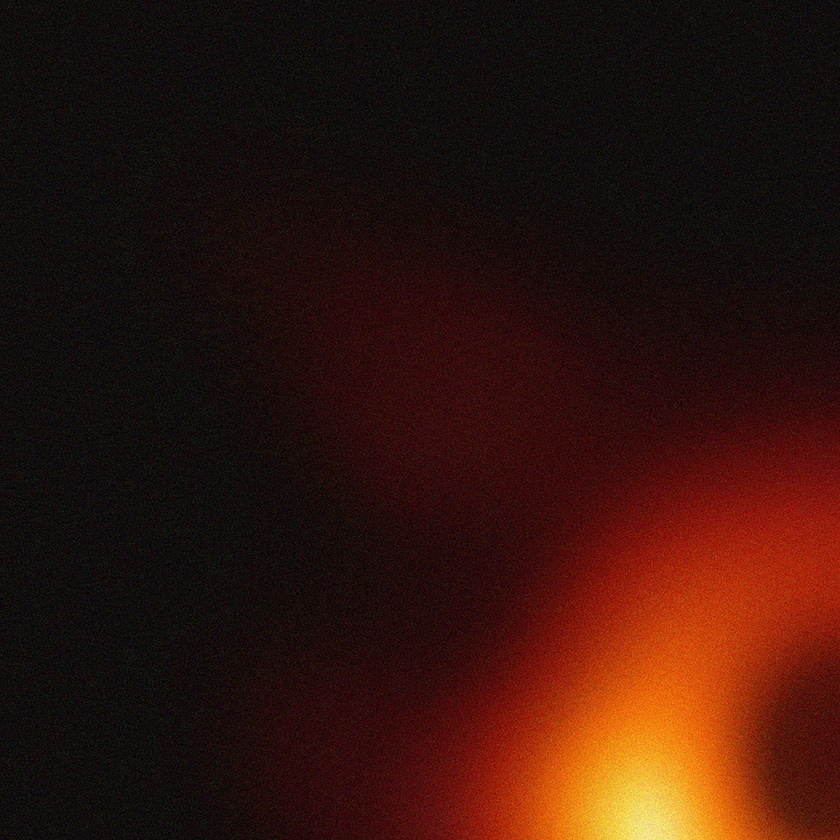
#> input picture Fourth OpenCV Python Codes/black_hole/1/1.jpg, 840 x 840 px, shrunk from 1000 x 1000 before the run; the run also reads 4 pictures not shown here
$ python 2-Block-Hole.py
#> lines starting #> are read from the running program, lines starting #| are printed output that depends on the picture
import numpy as np
import cv2

q_1_1=cv2.imread("black_hole/1/1.jpg").astype(np.float32)
q_1_2=cv2.imread("black_hole/1/2.jpg").astype(np.float32)
q_1_3=cv2.imread("black_hole/1/3.jpg").astype(np.float32)
q_1_4=cv2.imread("black_hole/1/4.jpg").astype(np.float32)
q_1_5=cv2.imread("black_hole/1/5.jpg").astype(np.float32)

q_2_1=cv2.imread("black_hole/2/1.jpg").astype(np.float32)
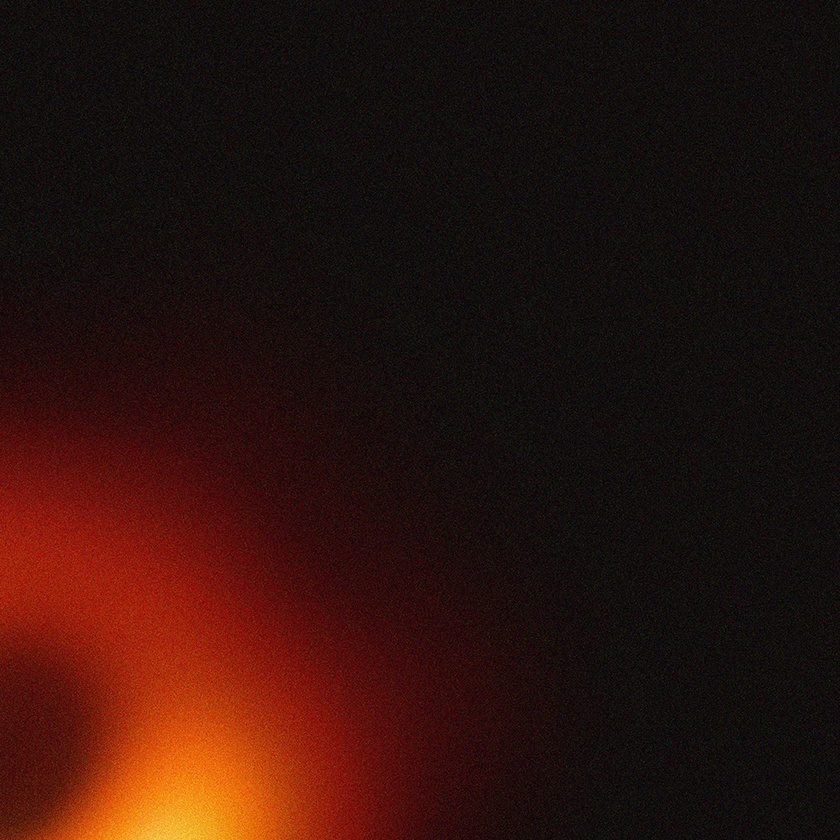
#> input picture Fourth OpenCV Python Codes/black_hole/2/1.jpg, 840 x 840 px, shrunk from 1000 x 1000 before the run
q_2_2=cv2.imread("black_hole/2/2.jpg").astype(np.float32)
q_2_3=cv2.imread("black_hole/2/3.jpg").astype(np.float32)
q_2_4=cv2.imread("black_hole/2/4.jpg").astype(np.float32)
q_2_5=cv2.imread("black_hole/2/5.jpg").astype(np.float32)

q_3_1=cv2.imread("black_hole/3/1.jpg").astype(np.float32)
q_3_2=cv2.imread("black_hole/3/2.jpg").astype(np.float32)
q_3_3=cv2.imread("black_hole/3/3.jpg").astype(np.float32)
q_3_4=cv2.imread("black_hole/3/4.jpg").astype(np.float32)
q_3_5=cv2.imread("black_hole/3/5.jpg").astype(np.float32)

q_4_1=cv2.imread("black_hole/4/1.jpg").astype(np.float32)
q_4_2=cv2.imread("black_hole/4/2.jpg").astype(np.float32)
q_4_3=cv2.imread("black_hole/4/3.jpg").astype(np.float32)
q_4_4=cv2.imread("black_hole/4/4.jpg").astype(np.float32)
q_4_5=cv2.imread("black_hole/4/5.jpg").astype(np.float32)

Q_1= (q_1_1 + q_1_2 + q_1_3 + q_1_4 + q_1_5) /5

Q_2= (q_2_1 + q_2_2 + q_2_3 + q_2_4 + q_2_5) /5
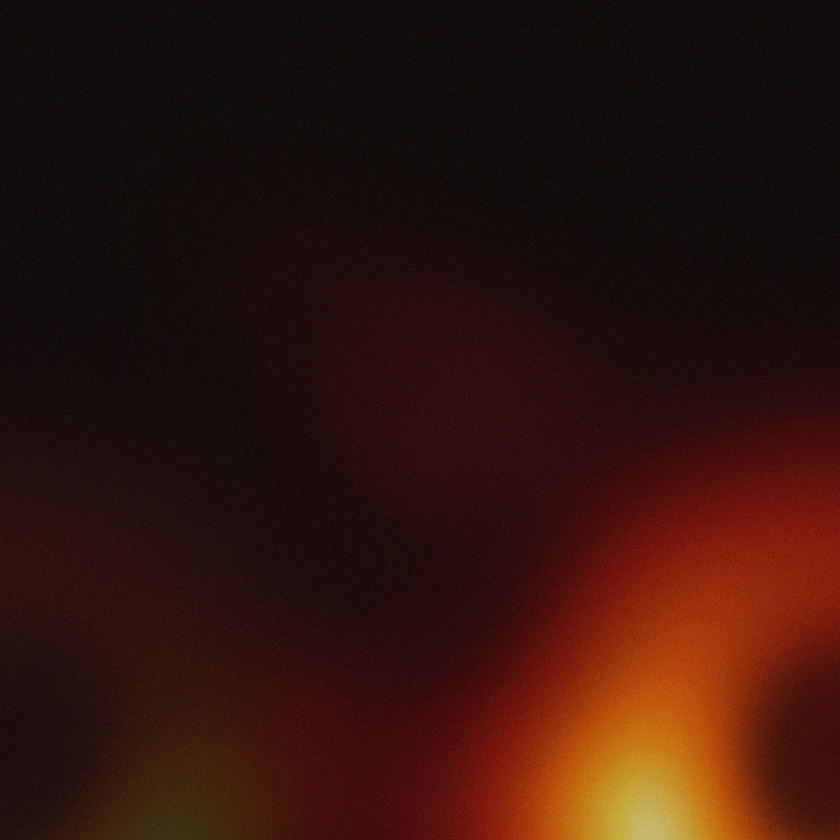
#> Q_2: shape (840, 840, 3) float32; mean B, G, R 13.3, 20.5, 50

Q_3= (q_3_1 + q_3_2 + q_3_3 + q_3_4 + q_3_5) /5

Q_4= (q_4_1 + q_4_2 + q_4_3 + q_4_4 + q_4_5) /5

Q_1= Q_1.astype(np.uint8)

Q_2= Q_2.astype(np.uint8)

Q_3= Q_3.astype(np.uint8)

Q_4= Q_4.astype(np.uint8)

black_hole_U = np.concatenate((Q_1, Q_2), axis=1)
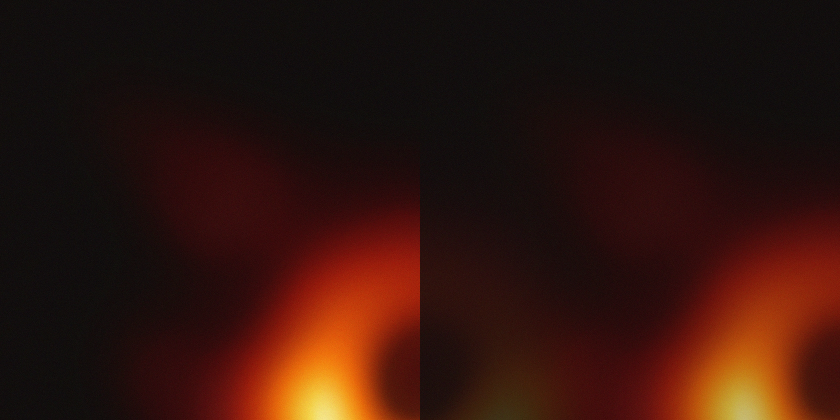
#> black_hole_U: shape (840, 1680, 3) (shown at 1/2 size); mean B, G, R 12.9, 20.3, 50.1
black_hole_D = np.concatenate((Q_3, Q_4), axis=1)
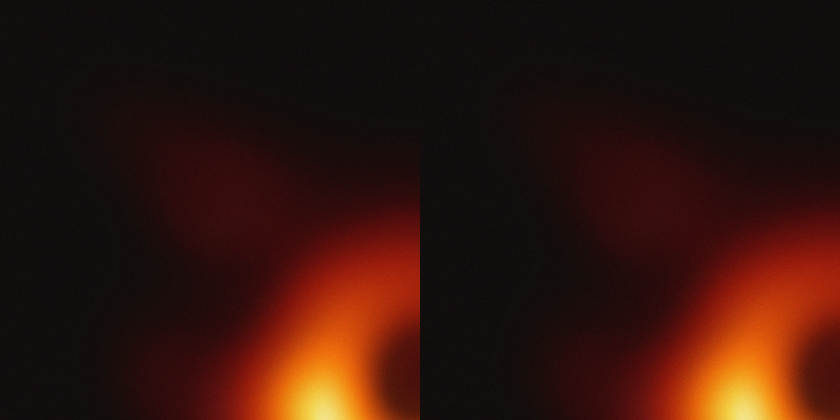
#> black_hole_D: shape (840, 1680, 3) (shown at 1/2 size); mean B, G, R 12.9, 20.5, 50.7
black_hole = np.concatenate((black_hole_U, black_hole_D), axis=0)
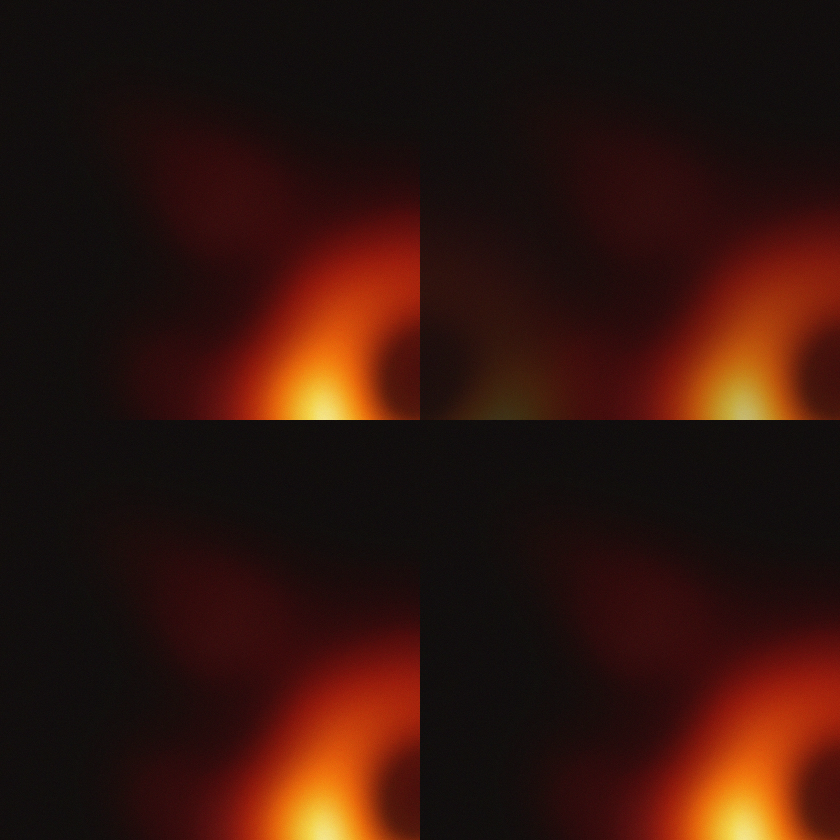
#> black_hole: shape (1680, 1680, 3) (shown at 1/2 size); mean B, G, R 12.9, 20.4, 50.4

cv2.imshow("", black_hole)
cv2.waitKey()

cv2.imwrite("Black_Hole.jpg", black_hole)
